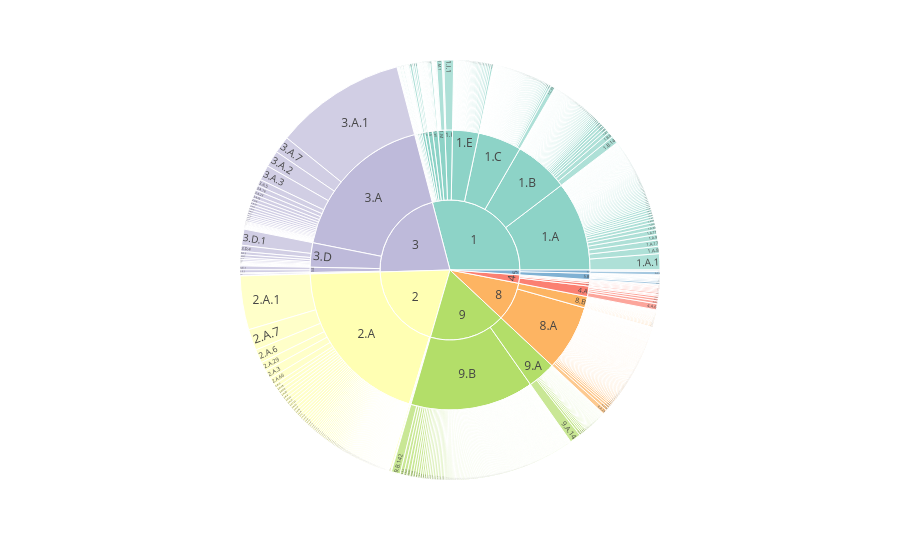

The notebook cell this image was saved under:
### Markdown cell above
First up is a sun burst chart of the composition of TCIDs on TCDB, down to family-level.

### Code cell
file_path = "../files/tcdb_all.txt"

tc_data = []
for record in SeqIO.parse(file_path, "fasta"):
    header = record.description
    tc_id = header.split("|")[3]
    parts = tc_id.split(".")
    class_ = parts[0]
    subclass = ".".join(parts[:2])
    family = ".".join(parts[:3])
    tc_data.append({"Class": class_, "Subclass": subclass, "Family": family})

df_all = pd.DataFrame(tc_data)

all_classes = sorted(df_all["Class"].unique())
palette = itertools.cycle(px.colors.qualitative.Set3)
color_map = {cls: next(palette) for cls in all_classes}

fig = px.sunburst(df_all, path=["Class", "Subclass", "Family"], color="Class", color_discrete_map=color_map)
fig.write_image("tcdb_composition.pdf")
fig.show()

### Figure 1 — Plotly figure (JSON) as saved in the notebook; plotly's stock layout.template omitted (floating-point values rounded to 4 significant figures; data arrays with more than 128 entries replaced by an {"elided": "..."} marker saying what was removed)
{"data": [{"branchvalues": "total", "customdata": {"elided": "1587x1 str values"}, "domain": {"x": [0, 1], "y": [0, 1]}, "hovertemplate": "labels=%{label}<br>count=%{value}<br>parent=%{parent}<br>id=%{id}<br>Class=%{customdata[0]}<extra></extra>", "ids": {"elided": "1587 str values"}, "labels": {"elided": "1587 str values"}, "marker": {"colors": {"elided": "1587 str values"}}, "name": "", "parents": {"elided": "1587 str values"}, "type": "sunburst", "values": {"elided": "1587 int values"}}], "layout": {"legend": {"tracegroupgap": 0}, "margin": {"t": 60}}}
